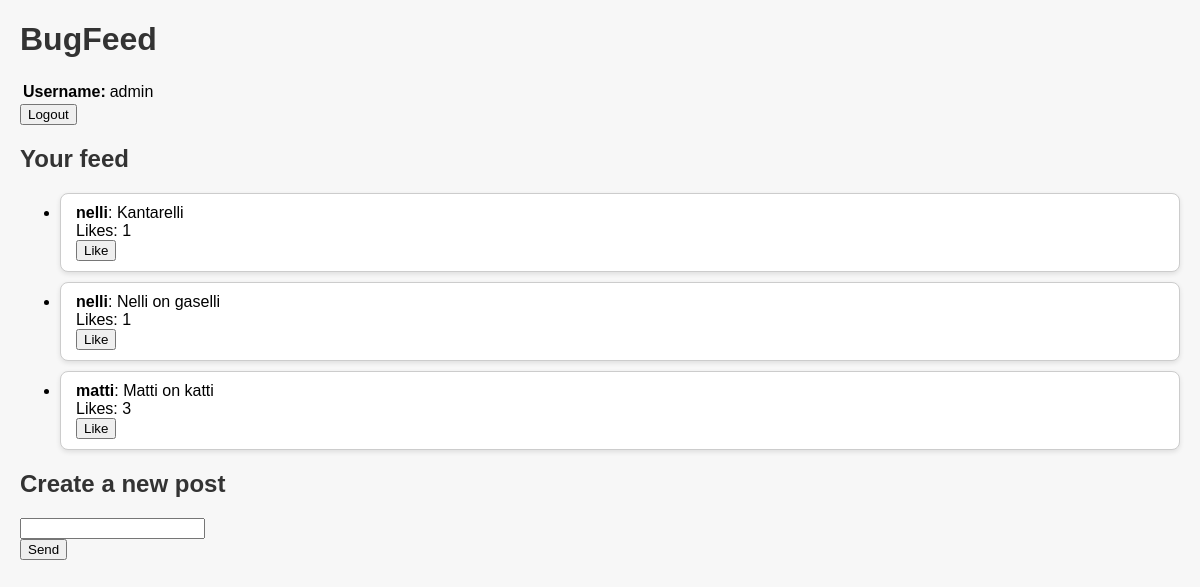
The app's page / (signed in) with its own data.
### bugfeed/models.py (models this page shows, shortened)
class FeedItem(models.Model):
    owner = models.ForeignKey(User, on_delete=models.CASCADE)
    content = models.TextField()
    pub_date = models.DateTimeField('date published', auto_now_add=True)
    likes = models.ManyToManyField(User, related_name='liked_posts', blank=True)

### bugfeed/views.py (the view)
# urls.py: path('', homePageView, name='index'),
def homePageView(request):
	posts = FeedItem.objects.all().order_by('-pub_date')
	context = {"posts": posts}
	return render(request, 'pages/index.html', context)

### bugfeed/templates/pages/index.html (shortened to what this page needs)
<!DOCTYPE html>
{% load static %}
<html xmlns="http://www.w3.org/1999/xhtml">
<head>
    <link rel="stylesheet" href="{% static 'css/style.css' %}">
</head>
<body>
    <h1>BugFeed</h1>
    <table>
        <tr>
            <th style="text-align:left">Username:
            <td>{{user.username}}
    </table>
    <form action="logout/" method="POST">
        <input type="submit" value="Logout" />
    </form>
    <h2>Your feed</h2>
    <ul>
        {% for post in posts %}
        <li class="post">
            <b>{{post.owner.username}}</b>: {{post.content}}<br>
            Likes: {{ post.likes.count }}
            <form action="{% url 'like' post.id %}" method="POST">
                <button type="submit">
                    {% if user in post.likes.all %}
                        Unlike
                    {% else %}
                        Like
                    {% endif %}
                </button>
            </form>
        </li>
        {% endfor %}
    </ul>
    <h2>Create a new post</h2>
    <form action="add/" method="POST">
        <input type="text" name="content" /><br />
        <input type="submit" value="Send" />
    </form>
</body>
</body>
</html>

### bugfeed/static/css/style.css (style rules this page uses)
body { font-family: Arial; background-color: #f7f7f7; margin: 20px; }
h1, h2 { color: #333; }
.post { background-color: #fff; border: 1px solid #ccc; border-radius: 8px; padding: 10px 15px; margin-bottom: 10px; box-shadow: 0px 2px 5px rgba(0, 0, 0, 0.1); }

### records on screen
FeedItem: owner.username "nelli", content "Kantarelli", likes.count "1", shows "Like"
FeedItem: owner.username "nelli", content "Nelli on gaselli", likes.count "1", shows "Like"
FeedItem: owner.username "matti", content "Matti on katti", likes.count "3", shows "Like"

### other values on screen
{{ user.username }} "admin"
